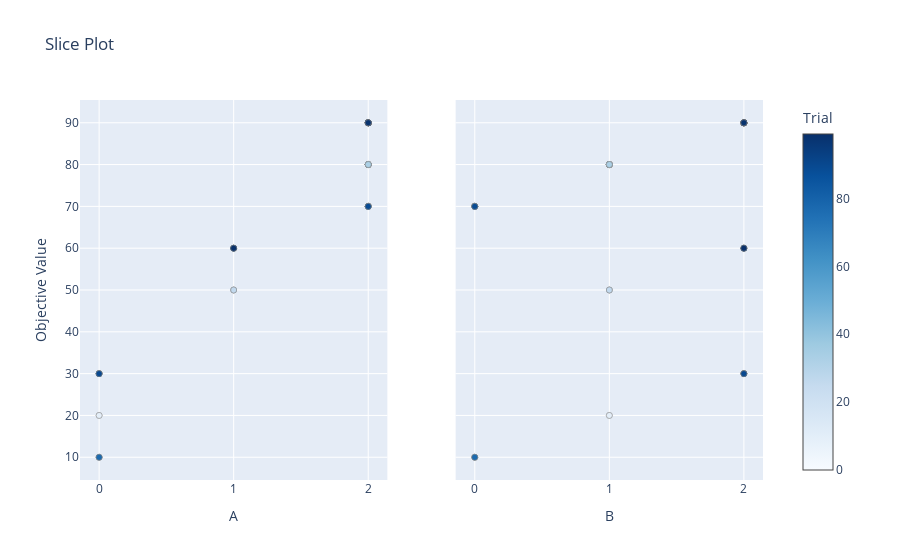

Notebook code for this chart:
### Code cell
optuna.visualization.plot_slice(study)

### Figure 1 — Plotly figure (JSON) as saved in the notebook; plotly's stock layout.template omitted (floating-point values rounded to 4 significant figures)
{"data": [{"marker": {"color": [0, 1, 2, 3, 4, 5, 6, 7, 8, 9, 10, 11, 12, 13, 14, 15, 16, 17, 18, 19, 20, 21, 22, 23, 24, 25, 26, 27, 28, 29, 30, 31, 32, 33, 34, 35, 36, 37, 38, 39, 40, 41, 42, 43, 44, 45, 46, 47, 48, 49, 50, 51, 52, 53, 54, 55, 56, 57, 58, 59, 60, 61, 62, 63, 64, 65, 66, 67, 68, 69, 70, 71, 72, 73, 74, 75, 76, 77, 78, 79, 80, 81, 82, 83, 84, 85, 86, 87, 88, 89, 90, 91, 92, 93, 94, 95, 96, 97, 98, 99], "colorbar": {"title": {"text": "Trial"}, "x": 1, "xpad": 40}, "colorscale": [[0, "rgb(247,251,255)"], [0.125, "rgb(222,235,247)"], [0.25, "rgb(198,219,239)"], [0.375, "rgb(158,202,225)"], [0.5, "rgb(107,174,214)"], [0.625, "rgb(66,146,198)"], [0.75, "rgb(33,113,181)"], [0.875, "rgb(8,81,156)"], [1, "rgb(8,48,107)"]], "line": {"color": "Grey", "width": 0.5}, "showscale": true}, "mode": "markers", "name": "Feasible Trial", "showlegend": false, "type": "scatter", "x": [2, 0, 0, 0, 0, 1, 1, 0, 0, 0, 2, 2, 2, 2, 2, 2, 2, 2, 2, 1, 2, 2, 2, 2, 2, 2, 1, 2, 2, 2, 2, 2, 2, 2, 2, 2, 1, 2, 0, 1, 2, 2, 2, 2, 0, 2, 2, 0, 2, 2, 2, 2, 2, 2, 2, 2, 1, 2, 2, 0, 2, 2, 2, 2, 2, 2, 2, 2, 2, 1, 2, 2, 2, 2, 2, 2, 2, 0, 2, 2, 2, 2, 2, 2, 2, 2, 1, 2, 2, 2, 0, 2, 2, 2, 2, 2, 2, 2, 2, 1], "xaxis": "x", "y": [70, 10, 10, 30, 20, 60, 50, 10, 30, 20, 70, 70, 70, 70, 70, 70, 70, 70, 80, 50, 80, 80, 80, 80, 80, 80, 50, 80, 80, 80, 80, 80, 80, 80, 90, 90, 60, 90, 30, 60, 90, 90, 90, 90, 30, 90, 90, 30, 90, 90, 90, 90, 90, 90, 90, 90, 60, 90, 90, 30, 90, 90, 90, 90, 90, 90, 90, 90, 70, 60, 90, 90, 90, 90, 90, 90, 90, 10, 90, 90, 90, 90, 90, 90, 90, 90, 60, 90, 90, 70, 30, 90, 90, 90, 90, 90, 90, 90, 90, 60], "yaxis": "y"}, {"marker": {"color": [0, 1, 2, 3, 4, 5, 6, 7, 8, 9, 10, 11, 12, 13, 14, 15, 16, 17, 18, 19, 20, 21, 22, 23, 24, 25, 26, 27, 28, 29, 30, 31, 32, 33, 34, 35, 36, 37, 38, 39, 40, 41, 42, 43, 44, 45, 46, 47, 48, 49, 50, 51, 52, 53, 54, 55, 56, 57, 58, 59, 60, 61, 62, 63, 64, 65, 66, 67, 68, 69, 70, 71, 72, 73, 74, 75, 76, 77, 78, 79, 80, 81, 82, 83, 84, 85, 86, 87, 88, 89, 90, 91, 92, 93, 94, 95, 96, 97, 98, 99], "colorbar": {"title": {"text": "Trial"}, "x": 1, "xpad": 40}, "colorscale": [[0, "rgb(247,251,255)"], [0.125, "rgb(222,235,247)"], [0.25, "rgb(198,219,239)"], [0.375, "rgb(158,202,225)"], [0.5, "rgb(107,174,214)"], [0.625, "rgb(66,146,198)"], [0.75, "rgb(33,113,181)"], [0.875, "rgb(8,81,156)"], [1, "rgb(8,48,107)"]], "line": {"color": "Grey", "width": 0.5}, "showscale": false}, "mode": "markers", "name": "Feasible Trial", "showlegend": false, "type": "scatter", "x": [0, 0, 0, 2, 1, 2, 1, 0, 2, 1, 0, 0, 0, 0, 0, 0, 0, 0, 1, 1, 1, 1, 1, 1, 1, 1, 1, 1, 1, 1, 1, 1, 1, 1, 2, 2, 2, 2, 2, 2, 2, 2, 2, 2, 2, 2, 2, 2, 2, 2, 2, 2, 2, 2, 2, 2, 2, 2, 2, 2, 2, 2, 2, 2, 2, 2, 2, 2, 0, 2, 2, 2, 2, 2, 2, 2, 2, 0, 2, 2, 2, 2, 2, 2, 2, 2, 2, 2, 2, 0, 2, 2, 2, 2, 2, 2, 2, 2, 2, 2], "xaxis": "x2", "y": [70, 10, 10, 30, 20, 60, 50, 10, 30, 20, 70, 70, 70, 70, 70, 70, 70, 70, 80, 50, 80, 80, 80, 80, 80, 80, 50, 80, 80, 80, 80, 80, 80, 80, 90, 90, 60, 90, 30, 60, 90, 90, 90, 90, 30, 90, 90, 30, 90, 90, 90, 90, 90, 90, 90, 90, 60, 90, 90, 30, 90, 90, 90, 90, 90, 90, 90, 90, 70, 60, 90, 90, 90, 90, 90, 90, 90, 10, 90, 90, 90, 90, 90, 90, 90, 90, 60, 90, 90, 70, 30, 90, 90, 90, 90, 90, 90, 90, 90, 60], "yaxis": "y2"}], "layout": {"title": {"text": "Slice Plot"}, "xaxis": {"anchor": "y", "categoryarray": [0, 1, 2], "categoryorder": "array", "domain": [0, 0.45], "title": {"text": "A"}, "type": "category"}, "xaxis2": {"anchor": "y2", "categoryarray": [0, 1, 2], "categoryorder": "array", "domain": [0.55, 1], "title": {"text": "B"}, "type": "category"}, "yaxis": {"anchor": "x", "domain": [0, 1], "title": {"text": "Objective Value"}}, "yaxis2": {"anchor": "x2", "domain": [0, 1], "matches": "y", "showticklabels": false}}}
